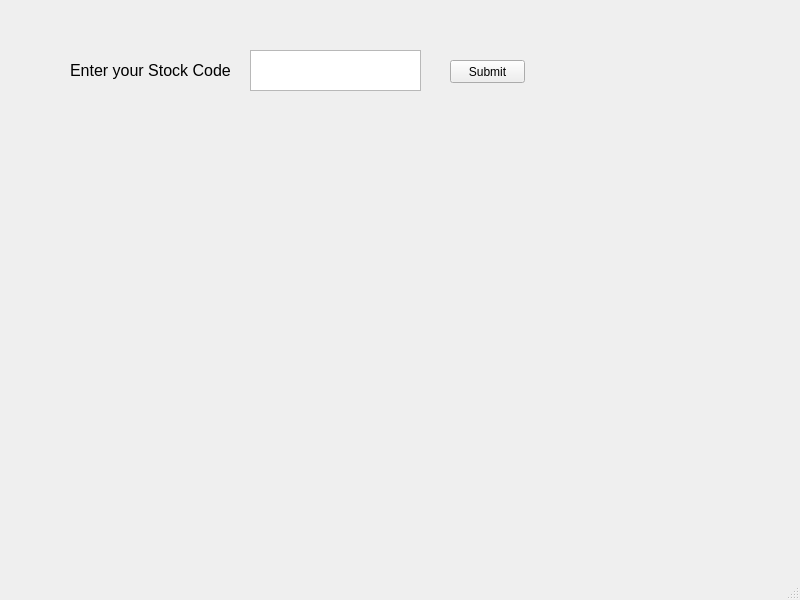
<?xml version="1.0" encoding="UTF-8"?>
<ui version="4.0">
 <class>MainWindow</class>
 <widget class="QMainWindow" name="MainWindow">
  <property name="geometry">
   <rect>
    <x>0</x>
    <y>0</y>
    <width>800</width>
    <height>600</height>
   </rect>
  </property>
  <property name="windowTitle">
   <string>MainWindow</string>
  </property>
  <widget class="QWidget" name="centralwidget">
   <widget class="QPushButton" name="pushButton">
    <property name="geometry">
     <rect>
      <x>450</x>
      <y>60</y>
      <width>75</width>
      <height>23</height>
     </rect>
    </property>
    <property name="text">
     <string>Submit</string>
    </property>
   </widget>
   <widget class="QLabel" name="label">
    <property name="geometry">
     <rect>
      <x>70</x>
      <y>55</y>
      <width>161</width>
      <height>31</height>
     </rect>
    </property>
    <property name="font">
     <font>
      <family>MS Sans Serif</family>
      <pointsize>12</pointsize>
     </font>
    </property>
    <property name="text">
     <string>Enter your Stock Code</string>
    </property>
   </widget>
   <widget class="QTextEdit" name="textEdit">
    <property name="geometry">
     <rect>
      <x>250</x>
      <y>50</y>
      <width>171</width>
      <height>41</height>
     </rect>
    </property>
    <property name="html">
     <string>&lt;!DOCTYPE HTML PUBLIC &quot;-//W3C//DTD HTML 4.0//EN&quot; &quot;http://www.w3.org/TR/REC-html40/strict.dtd&quot;&gt;
&lt;html&gt;&lt;head&gt;&lt;meta name=&quot;qrichtext&quot; content=&quot;1&quot; /&gt;&lt;style type=&quot;text/css&quot;&gt;
p, li { white-space: pre-wrap; }
&lt;/style&gt;&lt;/head&gt;&lt;body style=&quot; font-family:'MS Shell Dlg 2'; font-size:8.25pt; font-weight:400; font-style:normal;&quot;&gt;
&lt;p style=&quot; margin-top:0px; margin-bottom:0px; margin-left:0px; margin-right:0px; -qt-block-indent:0; text-indent:0px;&quot;&gt; &lt;/p&gt;&lt;/body&gt;&lt;/html&gt;</string>
    </property>
   </widget>
  </widget>
  <widget class="QMenuBar" name="menubar">
   <property name="geometry">
    <rect>
     <x>0</x>
     <y>0</y>
     <width>800</width>
     <height>21</height>
    </rect>
   </property>
  </widget>
  <widget class="QStatusBar" name="statusbar"/>
 </widget>
 <resources/>
 <connections/>
</ui>
